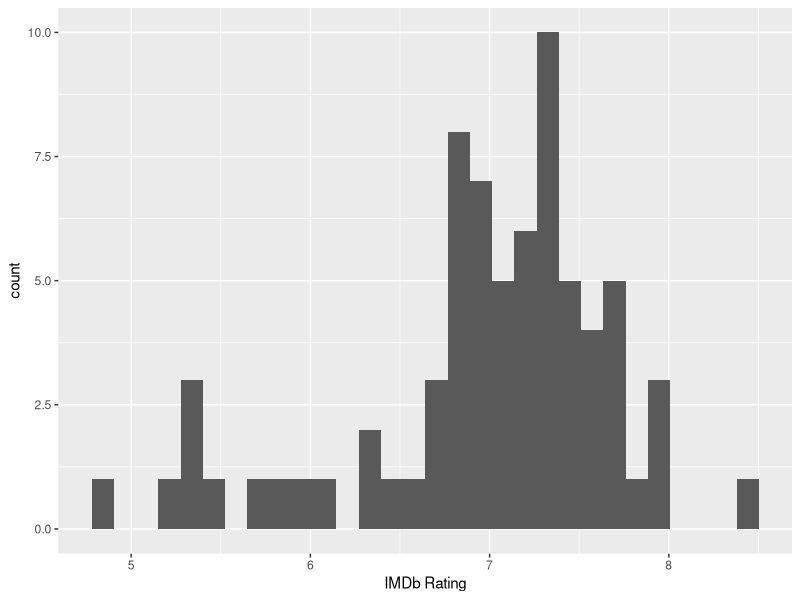

Here is the R script that generated this plot:
library(tidyverse)


movies <- read_csv('./data/dis3.csv')

summeries = movies %>% summarise(
  mean_rating = mean(`IMDb Rating`),
  sd_rating = sd(`IMDb Rating`),
  mean_time = mean(`Runtime (mins)`),
  sd_time = sd(`Runtime (mins)`)
  )
print(summeries)

ggplot(movies, aes(x = `IMDb Rating`)) +
  geom_histogram()